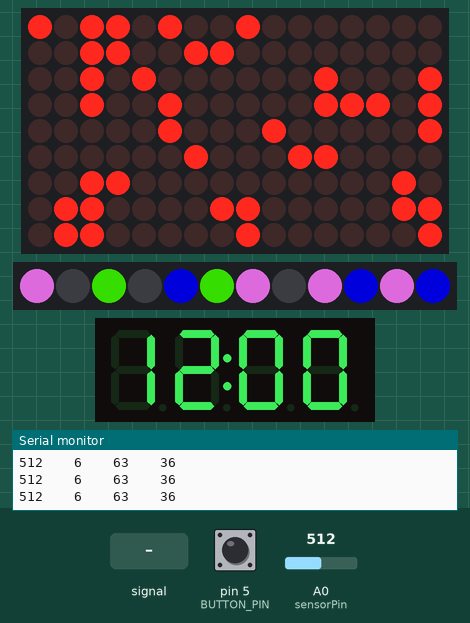
Recording of a sketch running on a simulated Arduino Uno, built with avr-gcc and run on an emulated ATmega328P. Parts: 16×9 LED matrix, 12 RGB LEDs in strip order, left to right, 4-digit seven-segment display, the last lines printed to the serial monitor. The test bench sets the inputs (shaded band); at power-on: A0 (sensorPin) = 512, pin 5 (BUTTON_PIN) HIGH. Dim RGB values are drawn brighter than linear; random numbers use the default seed unless the sketch sets one.

Above: at 1.2 s.
1.3 s: A0 (sensorPin) fed a 200 Hz sine of ±255 counts around its level
At 3.07 s:
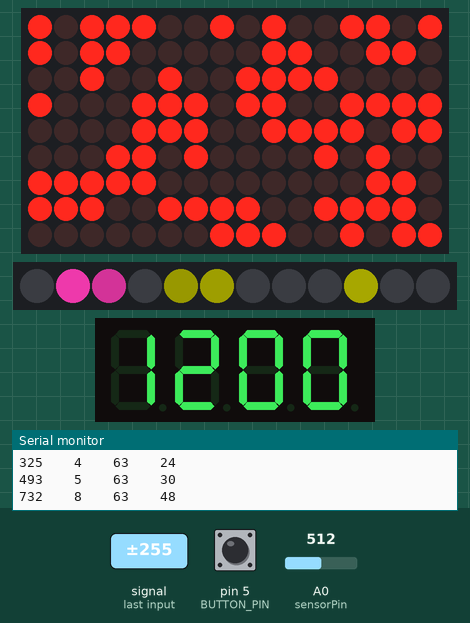
3.5 s: A0 (sensorPin) set to 610
At 3.89 s:
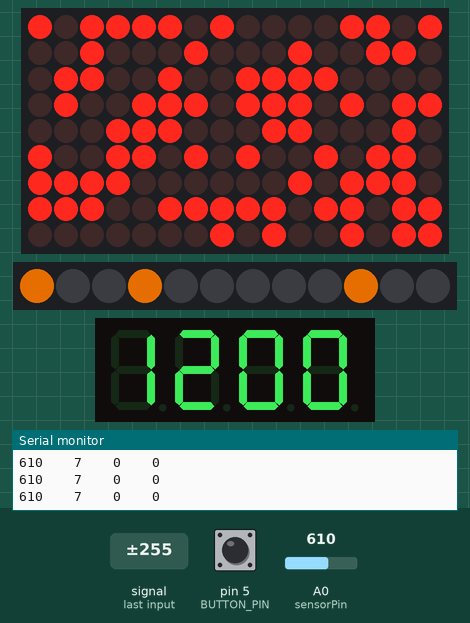
5.7 s: pin 5 (BUTTON_PIN) pulled LOW for 0.15 s
At 6.01 s:
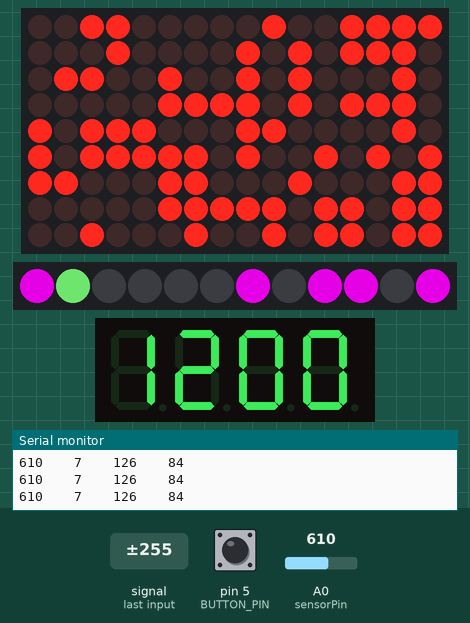
6.4 s: A0 (sensorPin) fed a 1000 Hz sine of ±255 counts around its level
At 6.86 s:
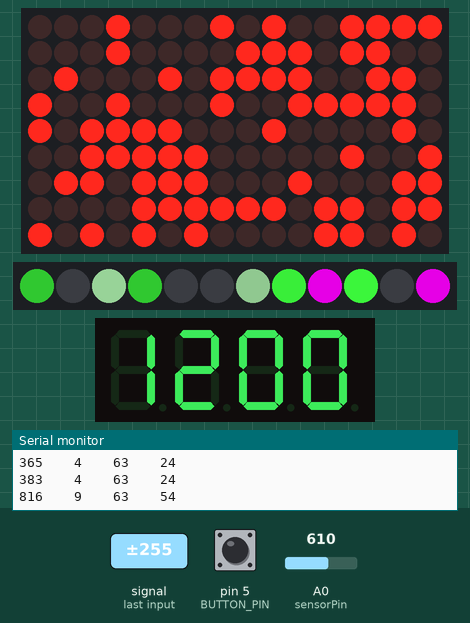
8.8 s: A0 (sensorPin) set to 190
At 9.79 s:
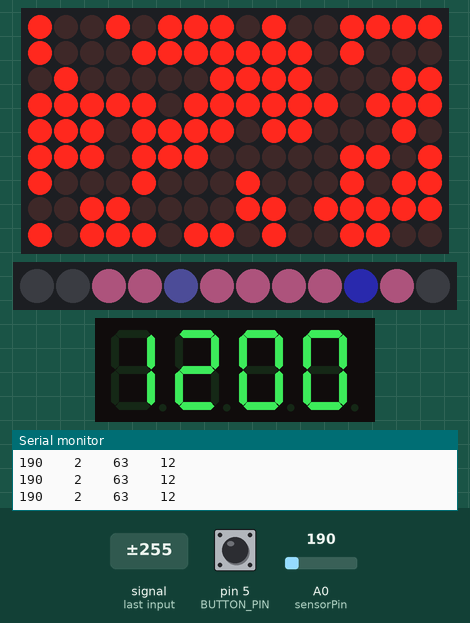
10.8 s: pin 5 (BUTTON_PIN) pulled LOW for 1 s
At 11.51 s:
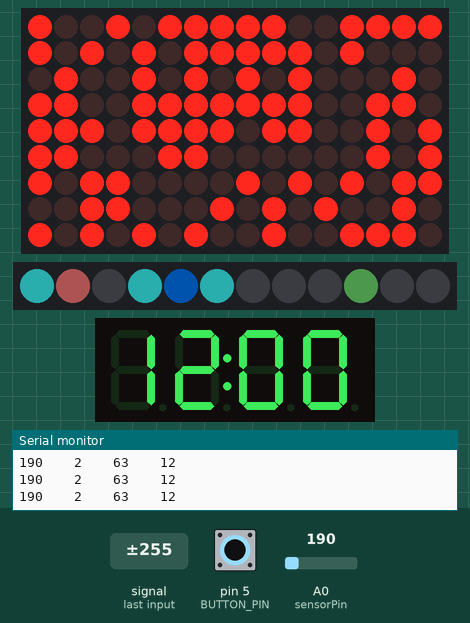
Timing chart, 0 to 13.8 s (numbered marks = the images above; inputs shaded):
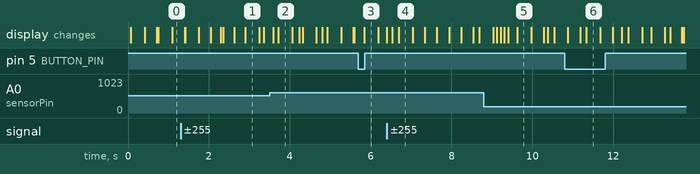

The sketch:

green-board.ino
```cpp
#include <Wire.h>
#include <Adafruit_GFX.h>
#include <Adafruit_IS31FL3731.h>
#include <Adafruit_NeoPixel.h>
#include <TimerOne.h>
#include "TM1637.h"
#define ON 1
#define OFF 0
int neoPixelCount = 12;
int neoPixelPin = 13;
#define BUTTON_PIN   5
bool oldState = HIGH;
int showType = 0;
int8_t TimeDisp[] = {0x00,0x00,0x00,0x00};
unsigned char ClockPoint = 1;
unsigned char Update;
unsigned char halfsecond = 0;
unsigned char second;
unsigned char minute = 0;
unsigned char hour = 12;
#define DIO 2
#define CLK 3  //pins definitions for TM1637 and can be changed to other ports
int r, g, b;
TM1637 tm1637(CLK,DIO);

// If you're using the full breakout...
Adafruit_IS31FL3731 ledmatrix = Adafruit_IS31FL3731();
// If you're using the FeatherWing version
//Adafruit_IS31FL3731_Wing ledmatrix = Adafruit_IS31FL3731_Wing();
Adafruit_NeoPixel strip = Adafruit_NeoPixel(neoPixelCount, neoPixelPin, NEO_GRB + NEO_KHZ800);


// The lookup table to make the brightness changes be more visible
uint8_t sweep[] = {1, 2, 3, 4, 6, 8, 10, 15, 20, 30, 40, 60, 60, 40, 30, 20, 15, 10, 8, 6, 4, 3, 2, 1};
unsigned long randomLast = 0;
unsigned long colorWipeLast = 0;
int i = 0;
uint32_t c;
int cycleTracker = 0;
int sensorPin = A0;    // select the input pin for the potentiometer
long rawPot;
int cleanPot;
unsigned long randomPixelLast;
int randomIteration = 0;

void setup() {
  Serial.begin(9600);
  pinMode(BUTTON_PIN, INPUT_PULLUP);

  if (! ledmatrix.begin()) {
    Serial.println("IS31 not found");
    while (1);
  }
  Serial.println("IS31 found!");
//  randomSeed(analogRead(1));
  strip.begin();
  strip.show(); // Initialize all pixels to 'off'
  tm1637.set();
  tm1637.init();
  Timer1.initialize(500000);//timing for 500ms
  Timer1.attachInterrupt(TimingISR);//declare the interrupt serve routine:TimingISR

}

void loop() {
  if(Update == ON)
  {
    TimeUpdate();
    tm1637.display(TimeDisp);
  }

  bool newState = digitalRead(BUTTON_PIN);
//  Serial.println(newState);
  rawPot = analogRead(sensorPin);
  if(rawPot >= 0 && rawPot < 100)
  {
    cleanPot = 1;
  }
  else if(rawPot >= 100 && rawPot < 200)
  {
    cleanPot = 2;
  }
  else if(rawPot >= 200 && rawPot < 300)
  {
    cleanPot = 3;
  }
  else if(rawPot >= 300 && rawPot < 400)
  {
    cleanPot = 4;
  }
  else if(rawPot >= 400 && rawPot < 500)
  {
    cleanPot = 5;
  }
  else if(rawPot >= 500 && rawPot < 600)
  {
    cleanPot = 6;
  }
  else if(rawPot >= 600 && rawPot < 700)
  {
    cleanPot = 7;
  }
  else if(rawPot >= 700 && rawPot < 800)
  {
    cleanPot = 8;
  }
  else if(rawPot >= 800 && rawPot < 900)
  {
    cleanPot = 9;
  }
  else
  {
    cleanPot = 10;
  }

//  Serial.println(rawPot);
  if (newState == LOW && oldState == HIGH)
  {
    // Short delay to debounce button.
    delay(20);
    // Check if button is still low after debounce.
    newState = digitalRead(BUTTON_PIN);
    if (newState == LOW)
    {
      showType++;
      if (showType > 2)
        showType=0;
//    startShow(showType);
      Serial.print("newState:");
      Serial.println(newState);
      Serial.print("showType:");
      Serial.println(showType);
    }
  }
  // Set the last button state to the old state.
  oldState = newState;

  // animate over all the pixels, and set the brightness from the sweep table
//  for (uint8_t incr = 0; incr < 24; incr++)
//    for (uint8_t x = 0; x < 16; x++)
//      for (uint8_t y = 0; y < 9; y++)
//        ledmatrix.drawPixel(x, y, sweep[(x+y+incr)%24]);
//  delay(20);
randomPixel(10);
//randomColorWipe(100, 0);
randomColorPixel(30, 10);
}

long randomColorPicker(int a, int b)
{
  int rint = random(a,b);
  int diff = (b-1) - a;
  float interval = 255 / diff;
  int intervalInt = (int)interval;
  return rint * intervalInt;
}

void randomPixel(int wait)
{
  if(millis() - randomLast > wait)
  {
    int x = random(0,16);
    int y = random(0,9);
    int state = random(2);
    int bright = random(1, 4);
//    Serial.println(rawPot);
//    float brightness = (rawPot / 10);
//    int brightLevel = (int)brightness;
//    Serial.println(brightness);
//    Serial.println(brightLevel);
//    int brightLevel = bright * 127;
    int brightLevel;
    switch(bright)
    {
      case 1: brightLevel = 10;
        break;
      case 2: brightLevel = 50;
        break;
      case 3: brightLevel = 100;
        break;
//      case 4: brightLevel = 150;
//        break;
    }
    if(state == 0)
      ledmatrix.drawPixel(x, y, brightLevel);
    else
      ledmatrix.drawPixel(x, y, 0);
    randomLast = millis();
  }
}

void randomColorPixel(uint8_t wait, int count)
{
  if(millis() - randomPixelLast >= wait)
  {
    if(randomIteration == 0) // only change the color at beginning of cycle
    {
      r = randomColorPicker(0,5);
      g = randomColorPicker(0,5);
      b = randomColorPicker(0,5);
    }
    float red = (r/10) * cleanPot;
    int redAdj = (int)red;
    float green = (g/10) * cleanPot;
    int greenAdj = (int)green;
    float blue = (b/10) * cleanPot;
    int blueAdj = (int)blue;
    Serial.print(rawPot);
    Serial.print("    ");
    Serial.print(cleanPot);
    Serial.print("    ");
    Serial.print(r);
    Serial.print("    ");
    Serial.println(redAdj);
//    Serial.print(redAdj);
//    Serial.print("    ");
//    Serial.print(greenAdj);
//    Serial.print("    ");
//    Serial.print(blueAdj);
//    Serial.println("");
    int pixel = random(12);
    int state = random(2);
    if(state == 0) // pixel off
    {
      strip.setPixelColor(pixel, strip.Color(0, 0, 0));
    }
    else
    {
      strip.setPixelColor(pixel, strip.Color(redAdj, greenAdj, blueAdj));
    }
    strip.show();
    randomPixelLast = millis();
    if(randomIteration < count)
    {
      randomIteration++;
    }
    else
    {
      randomIteration = 0;
    }
  }
}


void randomColorWipe(uint8_t wait, int d)
{
  unsigned long colorWipeClock = millis();
  if(colorWipeClock - colorWipeLast >= wait)
  {
    if(i == 0) // only change the color at beginning of cycle
    {
      long randomRed = randomColorPicker(0,5);
      long randomGreen = randomColorPicker(0,5);
      long randomBlue = randomColorPicker(0,5);
      c = strip.Color(randomRed, randomGreen, randomBlue);
    }
    strip.setPixelColor(i, c);
    if(d != 0)
    {
      strip.setPixelColor(i-d, strip.Color(0,0,0));
    }
    strip.show();
    colorWipeLast = colorWipeClock;
    if(i < strip.numPixels()-1)
    {
      i++;
    }
    else
    {
      i = 0;
    }
  }
}

void TimingISR()
{
  halfsecond ++;
  Update = ON;
  if(halfsecond == 2){
    second ++;
    if(second == 60)
    {
      minute ++;
      if(minute == 60)
      {
        hour ++;
        if(hour == 24)hour = 0;
        minute = 0;
      }
      second = 0;
    }
    halfsecond = 0;
  }
 // Serial.println(second);
  ClockPoint = (~ClockPoint) & 0x01;
}
void TimeUpdate(void)
{
  if(ClockPoint)tm1637.point(POINT_ON);
  else tm1637.point(POINT_OFF);
  TimeDisp[0] = hour / 10;
  TimeDisp[1] = hour % 10;
  TimeDisp[2] = minute / 10;
  TimeDisp[3] = minute % 10;
  Update = OFF;
}
```
